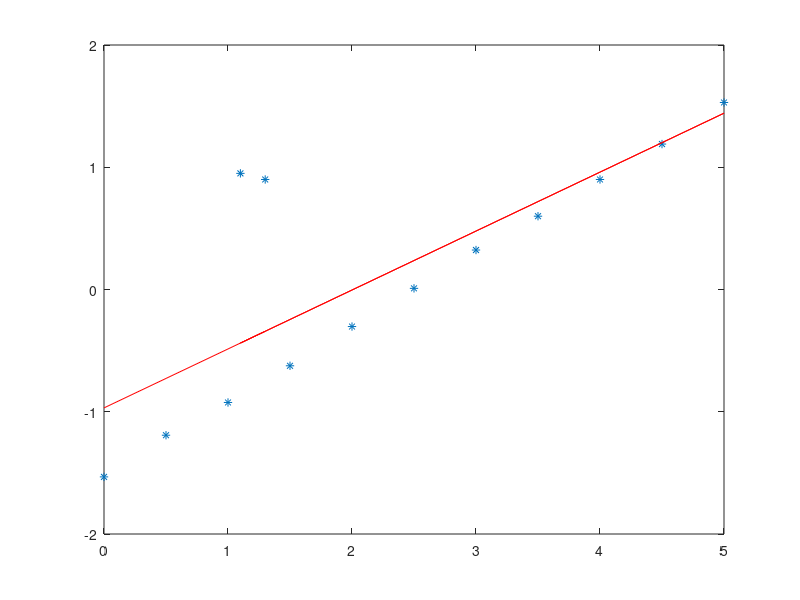

Write the MATLAB code that produced this figure. (Note: this script raises an error after producing the figure.)
% Copyright (C) 1993-2013, by Peter I. Corke
%
% This file is part of The Machine Vision Toolbox for MATLAB (MVTB).
% 
% MVTB is free software: you can redistribute it and/or modify
% it under the terms of the GNU Lesser General Public License as published by
% the Free Software Foundation, either version 3 of the License, or
% (at your option) any later version.
% 
% MVTB is distributed in the hope that it will be useful,
% but WITHOUT ANY WARRANTY; without even the implied warranty of
% MERCHANTABILITY or FITNESS FOR A PARTICULAR PURPOSE.  See the
% GNU Lesser General Public License for more details.
% 
% You should have received a copy of the GNU Leser General Public License
% along with MVTB.  If not, see <http://www.gnu.org/licenses/>.
%
% http://www.petercorke.com

%%begin

% RANSAC is a technique for finding a subset of data that provides support
% for a model, despite the presence of significant error points.

% Consider a set of data points that define a line
x = [0:0.5:5];
y = 0.6 * x - 1.5;

% and we will add a small amount of noise to the y-coordinates
y = y + 0.02*randn(size(x));

plot(x, y, '*');

% We can solve for the line equation using a simple regression
theta = [x' ones(size(x'))] \ y'
% where we see the parameters are the slope and intercept of our line which
% we can superimpose
hold on; plot(x, x*theta(1)+theta(2), 'r'); hold off

% Now let's add a couple of erroneous points
x = [x 1.1 1.3]; y = [y 0.95 0.9];
% which we can see clearly
plot(x, y, '*');

% and we will repeat the regression
theta = [x' ones(size(x'))] \ y'
hold on; plot(x, x*theta(1)+theta(2), 'r'); hold off
% we observe that the estimated line has been significantly influenced by these
% two bad points

% To solve a problem like this we use RANSAC.  RANSAC for this line fitting 
% problem works as follows:
%  - randomly choose 2 points, the minimum neccessary to estimate a line
%  - test how well all the points conform to this model (threshold test)
%  - repeat the process and select the model for which the most number of 
%    points conform (we call those points the inliers)

% We pass a function for line estimation to the ransac driver function, along
% with the data and a threshold to use in step 2 above
theta = ransac(@linefit, [x; y], 0.1)
% and we see a good estimate of the parameters of the line, which we will overlay
% in blue
hold on; plot(x, x*theta(1)+theta(2), 'b'); hold off

% Because ransac employs random sampling the results will vary from run to
% run and it may even fail.  If it fails run this demo again.

% The linefit function contains two parts:
%  - Code to estimate the line parameters as we did above
%  - Ransac driver, which performs line fitting specific functions to RANSAC
%
% You can see the linefit function
type linefit

% RANSAC is used to estimate fundamental matrix and homographies
